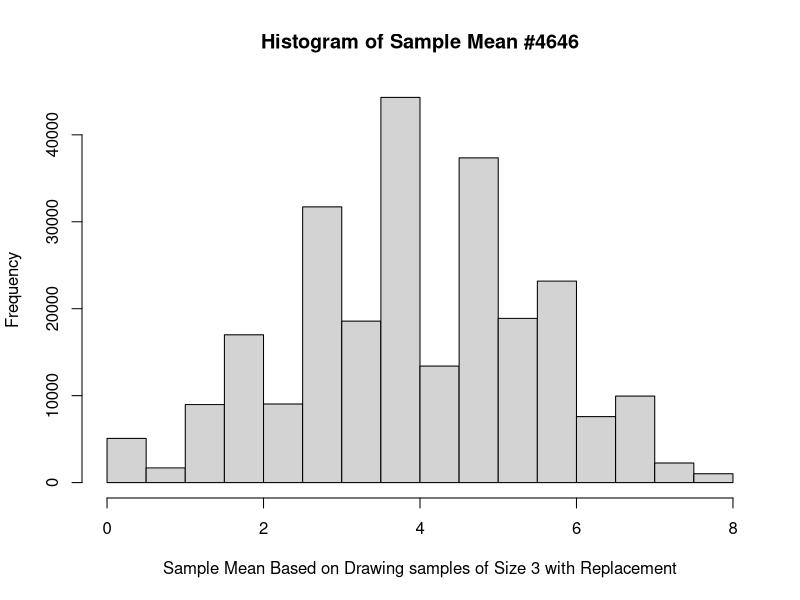

R code for this plot:
## ---- chunk 1
knitr::opts_chunk$set(echo = TRUE)
library(tidyverse)
## ---- chunk 2
student_number <- (c(1,0,0,4,7,8,4,6,4,6))
set.seed(1004784646)
hbar = rep(0,250000)
for(i in 1:250000){hbar[i]=mean(sample(student_number, 3, replace = TRUE))}
hist(hbar, xlab = 'Sample Mean Based on Drawing samples of Size 3 with Replacement', main = 'Histogram of Sample Mean #4646')
